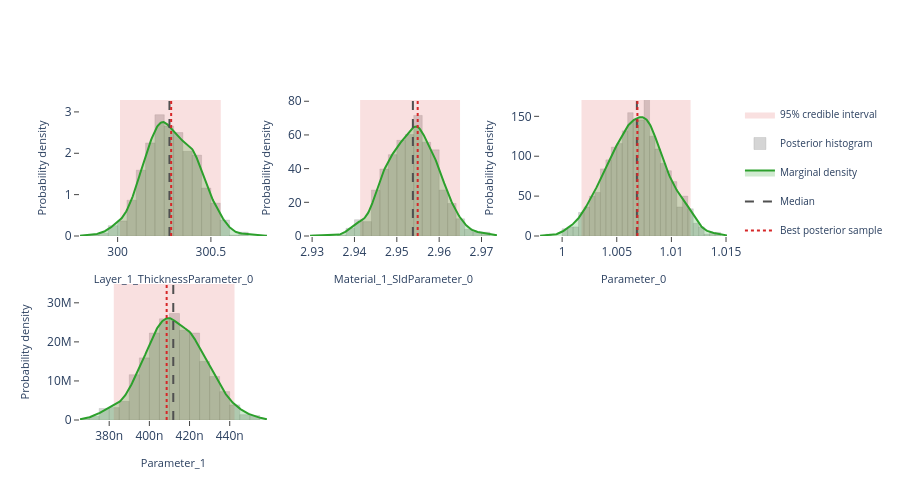

Notebook code for this chart:
### Markdown cell above
## Interactive posterior plots

The next three cells render the same Plotly figures that are shown on the
Bayesian Posterior tab of the EasyReflectometryApp:

* **Marginals** — per-parameter distribution: histogram + smooth KDE marginal,
  shaded 95% credible interval, and median / best-sample lines
  (`plot_distribution` or `posterior.distribution()`)
* **Corner plot** — pairwise marginals + 2-D contours + scatter (`plot_corner`)
* **Traces** — per-chain trace + marginal histogram (`plot_trace`)

The standalone helpers are called with ``return_figure=True`` so they return a
Plotly ``Figure`` that we render in the notebook with ``fig.show()``; the
``PosteriorResults`` methods return the figure directly.

### Code cell
# ---- Marginal posterior distributions ---------------------------------------
# One panel per free parameter, each overlaying the posterior histogram, a
# smooth Gaussian-KDE marginal, the shaded 95% credible interval, and the
# median / best-sample reference lines.  Mirrors the "Marginals" sub-tab in
# the EasyReflectometryApp.

# The PosteriorResults method passes ``logp`` through automatically so the
# best posterior sample (MAP) line is drawn:
fig = posterior.distribution()
fig.show()

# Standalone equivalent (pass ``logp`` to get the best-sample line):
# fig = plot_distribution(
#     posterior.draws,
#     posterior.param_names,
#     logp=posterior.logp,
#     return_figure=True,
# )
# fig.show()

### Figure 1 — Plotly figure (JSON) as saved in the notebook; plotly's stock layout.template omitted (floating-point values rounded to 4 significant figures; data arrays with more than 128 entries replaced by an {"elided": "..."} marker saying what was removed)
{"data": [{"fill": "toself", "fillcolor": "rgba(214, 39, 40, 0.14)", "hoverinfo": "skip", "legendgroup": "95% credible interval", "line": {"color": "rgba(214, 39, 40, 0.14)", "width": 0}, "mode": "lines", "name": "95% credible interval", "showlegend": true, "type": "scatter", "x": [300.0, 300.6, 300.6, 300.0, 300.0], "xaxis": "x", "y": [0.0, 0.0, 3.288, 3.288, 0.0], "yaxis": "y"}, {"histnorm": "probability density", "hovertemplate": "sample=%{x:.4f}<br>density: %{y:.2f}<extra></extra>", "legendgroup": "histogram", "marker": {"color": "rgba(120, 120, 120, 0.38)", "line": {"color": "rgba(120, 120, 120, 0.24)", "width": 1}}, "name": "Posterior histogram", "nbinsx": 40, "opacity": 0.82, "showlegend": true, "type": "histogram", "x": {"elided": "880 float values"}, "xaxis": "x", "yaxis": "y"}, {"fill": "tozeroy", "fillcolor": "rgba(44, 160, 44, 0.22)", "hovertemplate": "Layer_1_ThicknessParameter_0: %{x:.4f}<br>density: %{y:.4f}<extra></extra>", "legendgroup": "marginal", "line": {"color": "rgb(44, 160, 44)", "width": 2}, "mode": "lines", "name": "Marginal density", "showlegend": true, "type": "scatter", "x": {"elided": "256 float values"}, "xaxis": "x", "y": {"elided": "256 float values"}, "yaxis": "y"}, {"hovertemplate": "Median: %{x:.4f}<extra></extra>", "legendgroup": "Median", "line": {"color": "rgb(80, 80, 80)", "dash": "dash", "width": 2}, "mode": "lines", "name": "Median", "showlegend": true, "type": "scatter", "x": [300.3, 300.3], "xaxis": "x", "y": [0.0, 3.288], "yaxis": "y"}, {"hovertemplate": "Best posterior sample: %{x:.4f}<extra></extra>", "legendgroup": "Best posterior sample", "line": {"color": "rgb(214, 39, 40)", "dash": "dot", "width": 2}, "mode": "lines", "name": "Best posterior sample", "showlegend": true, "type": "scatter", "x": [300.3, 300.3], "xaxis": "x", "y": [0.0, 3.288], "yaxis": "y"}, {"fill": "toself", "fillcolor": "rgba(214, 39, 40, 0.14)", "hoverinfo": "skip", "legendgroup": "95% credible interval", "line": {"color": "rgba(214, 39, 40, 0.14)", "width": 0}, "mode": "lines", "name": "95% credible interval", "showlegend": false, "type": "scatter", "x": [2.941, 2.965, 2.965, 2.941, 2.941], "xaxis": "x2", "y": [0.0, 0.0, 80.75, 80.75, 0.0], "yaxis": "y2"}, {"histnorm": "probability density", "hovertemplate": "sample=%{x:.4f}<br>density: %{y:.2f}<extra></extra>", "legendgroup": "histogram", "marker": {"color": "rgba(120, 120, 120, 0.38)", "line": {"color": "rgba(120, 120, 120, 0.24)", "width": 1}}, "name": "Posterior histogram", "nbinsx": 40, "opacity": 0.82, "showlegend": false, "type": "histogram", "x": {"elided": "880 float values"}, "xaxis": "x2", "yaxis": "y2"}, {"fill": "tozeroy", "fillcolor": "rgba(44, 160, 44, 0.22)", "hovertemplate": "Material_1_SldParameter_0: %{x:.4f}<br>density: %{y:.4f}<extra></extra>", "legendgroup": "marginal", "line": {"color": "rgb(44, 160, 44)", "width": 2}, "mode": "lines", "name": "Marginal density", "showlegend": false, "type": "scatter", "x": {"elided": "256 float values"}, "xaxis": "x2", "y": {"elided": "256 float values"}, "yaxis": "y2"}, {"hovertemplate": "Median: %{x:.4f}<extra></extra>", "legendgroup": "Median", "line": {"color": "rgb(80, 80, 80)", "dash": "dash", "width": 2}, "mode": "lines", "name": "Median", "showlegend": false, "type": "scatter", "x": [2.954, 2.954], "xaxis": "x2", "y": [0.0, 80.75], "yaxis": "y2"}, {"hovertemplate": "Best posterior sample: %{x:.4f}<extra></extra>", "legendgroup": "Best posterior sample", "line": {"color": "rgb(214, 39, 40)", "dash": "dot", "width": 2}, "mode": "lines", "name": "Best posterior sample", "showlegend": false, "type": "scatter", "x": [2.955, 2.955], "xaxis": "x2", "y": [0.0, 80.75], "yaxis": "y2"}, {"fill": "toself", "fillcolor": "rgba(214, 39, 40, 0.14)", "hoverinfo": "skip", "legendgroup": "95% credible interval", "line": {"color": "rgba(214, 39, 40, 0.14)", "width": 0}, "mode": "lines", "name": "95% credible interval", "showlegend": false, "type": "scatter", "x": [1.002, 1.012, 1.012, 1.002, 1.002], "xaxis": "x3", "y": [0.0, 0.0, 170.5, 170.5, 0.0], "yaxis": "y3"}, {"histnorm": "probability density", "hovertemplate": "sample=%{x:.4f}<br>density: %{y:.2f}<extra></extra>", "legendgroup": "histogram", "marker": {"color": "rgba(120, 120, 120, 0.38)", "line": {"color": "rgba(120, 120, 120, 0.24)", "width": 1}}, "name": "Posterior histogram", "nbinsx": 40, "opacity": 0.82, "showlegend": false, "type": "histogram", "x": {"elided": "880 float values"}, "xaxis": "x3", "yaxis": "y3"}, {"fill": "tozeroy", "fillcolor": "rgba(44, 160, 44, 0.22)", "hovertemplate": "Parameter_0: %{x:.4f}<br>density: %{y:.4f}<extra></extra>", "legendgroup": "marginal", "line": {"color": "rgb(44, 160, 44)", "width": 2}, "mode": "lines", "name": "Marginal density", "showlegend": false, "type": "scatter", "x": {"elided": "256 float values"}, "xaxis": "x3", "y": {"elided": "256 float values"}, "yaxis": "y3"}, {"hovertemplate": "Median: %{x:.4f}<extra></extra>", "legendgroup": "Median", "line": {"color": "rgb(80, 80, 80)", "dash": "dash", "width": 2}, "mode": "lines", "name": "Median", "showlegend": false, "type": "scatter", "x": [1.007, 1.007], "xaxis": "x3", "y": [0.0, 170.5], "yaxis": "y3"}, {"hovertemplate": "Best posterior sample: %{x:.4f}<extra></extra>", "legendgroup": "Best posterior sample", "line": {"color": "rgb(214, 39, 40)", "dash": "dot", "width": 2}, "mode": "lines", "name": "Best posterior sample", "showlegend": false, "type": "scatter", "x": [1.007, 1.007], "xaxis": "x3", "y": [0.0, 170.5], "yaxis": "y3"}, {"fill": "toself", "fillcolor": "rgba(214, 39, 40, 0.14)", "hoverinfo": "skip", "legendgroup": "95% credible interval", "line": {"color": "rgba(214, 39, 40, 0.14)", "width": 0}, "mode": "lines", "name": "95% credible interval", "showlegend": false, "type": "scatter", "x": [3.823e-07, 4.424e-07, 4.424e-07, 3.823e-07, 3.823e-07], "xaxis": "x4", "y": [0.0, 0.0, 34820000.0, 34820000.0, 0.0], "yaxis": "y4"}, {"histnorm": "probability density", "hovertemplate": "sample=%{x:.4f}<br>density: %{y:.2f}<extra></extra>", "legendgroup": "histogram", "marker": {"color": "rgba(120, 120, 120, 0.38)", "line": {"color": "rgba(120, 120, 120, 0.24)", "width": 1}}, "name": "Posterior histogram", "nbinsx": 40, "opacity": 0.82, "showlegend": false, "type": "histogram", "x": {"elided": "880 float values"}, "xaxis": "x4", "yaxis": "y4"}, {"fill": "tozeroy", "fillcolor": "rgba(44, 160, 44, 0.22)", "hovertemplate": "Parameter_1: %{x:.4f}<br>density: %{y:.4f}<extra></extra>", "legendgroup": "marginal", "line": {"color": "rgb(44, 160, 44)", "width": 2}, "mode": "lines", "name": "Marginal density", "showlegend": false, "type": "scatter", "x": {"elided": "256 float values"}, "xaxis": "x4", "y": {"elided": "256 float values"}, "yaxis": "y4"}, {"hovertemplate": "Median: %{x:.4f}<extra></extra>", "legendgroup": "Median", "line": {"color": "rgb(80, 80, 80)", "dash": "dash", "width": 2}, "mode": "lines", "name": "Median", "showlegend": false, "type": "scatter", "x": [4.119e-07, 4.119e-07], "xaxis": "x4", "y": [0.0, 34820000.0], "yaxis": "y4"}, {"hovertemplate": "Best posterior sample: %{x:.4f}<extra></extra>", "legendgroup": "Best posterior sample", "line": {"color": "rgb(214, 39, 40)", "dash": "dot", "width": 2}, "mode": "lines", "name": "Best posterior sample", "showlegend": false, "type": "scatter", "x": [4.086e-07, 4.086e-07], "xaxis": "x4", "y": [0.0, 34820000.0], "yaxis": "y4"}], "layout": {"barmode": "overlay", "height": 500, "legend": {"font": {"size": 10}}, "plot_bgcolor": "white", "showlegend": true, "xaxis": {"anchor": "y", "domain": [0.0, 0.2889], "range": [299.8, 300.8], "showgrid": false, "ticks": "outside", "title": {"font": {"size": 11}, "text": "Layer_1_ThicknessParameter_0"}, "zeroline": false}, "xaxis2": {"anchor": "y2", "domain": [0.3556, 0.6444], "range": [2.93, 2.974], "showgrid": false, "ticks": "outside", "title": {"font": {"size": 11}, "text": "Material_1_SldParameter_0"}, "zeroline": false}, "xaxis3": {"anchor": "y3", "domain": [0.7111, 1.0], "range": [0.998, 1.015], "showgrid": false, "ticks": "outside", "title": {"font": {"size": 11}, "text": "Parameter_0"}, "zeroline": false}, "xaxis4": {"anchor": "y4", "domain": [0.0, 0.2889], "range": [3.655e-07, 4.585e-07], "showgrid": false, "ticks": "outside", "title": {"font": {"size": 11}, "text": "Parameter_1"}, "zeroline": false}, "xaxis5": {"anchor": "y5", "domain": [0.3556, 0.6444], "showgrid": false, "ticks": "outside", "zeroline": false}, "xaxis6": {"anchor": "y6", "domain": [0.7111, 1.0], "showgrid": false, "ticks": "outside", "zeroline": false}, "yaxis": {"anchor": "x", "domain": [0.575, 1.0], "range": [0.0, 3.288], "showgrid": false, "ticks": "outside", "title": {"font": {"size": 11}, "text": "Probability density"}, "zeroline": false}, "yaxis2": {"anchor": "x2", "domain": [0.575, 1.0], "range": [0.0, 80.75], "showgrid": false, "ticks": "outside", "title": {"font": {"size": 11}, "text": "Probability density"}, "zeroline": false}, "yaxis3": {"anchor": "x3", "domain": [0.575, 1.0], "range": [0.0, 170.5], "showgrid": false, "ticks": "outside", "title": {"font": {"size": 11}, "text": "Probability density"}, "zeroline": false}, "yaxis4": {"anchor": "x4", "domain": [0.0, 0.425], "range": [0.0, 34820000.0], "showgrid": false, "ticks": "outside", "title": {"font": {"size": 11}, "text": "Probability density"}, "zeroline": false}, "yaxis5": {"anchor": "x5", "domain": [0.0, 0.425], "showgrid": false, "ticks": "outside", "zeroline": false}, "yaxis6": {"anchor": "x6", "domain": [0.0, 0.425], "showgrid": false, "ticks": "outside", "zeroline": false}}}
